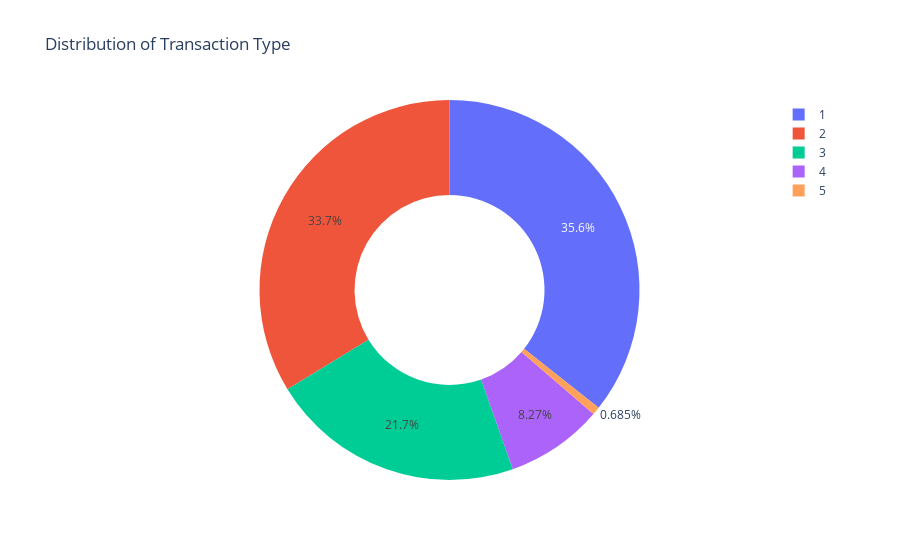

The notebook cell this image was saved under:
### Code cell
type = data["type"].value_counts()
transactions = type.index
quantity = type.values

import plotly.express as px
chart = px.pie(data, 
             values=quantity, 
             names=transactions,hole = 0.5, 
             title="Distribution of Transaction Type")
chart.show()

### Figure 1 — Plotly figure (JSON) as saved in the notebook; plotly's stock layout.template omitted (floating-point values rounded to 4 significant figures)
{"data": [{"domain": {"x": [0, 1], "y": [0, 1]}, "hole": 0.5, "hovertemplate": "label=%{label}<br>value=%{value}<extra></extra>", "labels": [1, 2, 3, 4, 5], "legendgroup": "", "name": "", "showlegend": true, "type": "pie", "values": [373641, 353873, 227130, 86753, 7178]}], "layout": {"legend": {"tracegroupgap": 0}, "title": {"text": "Distribution of Transaction Type"}}}
